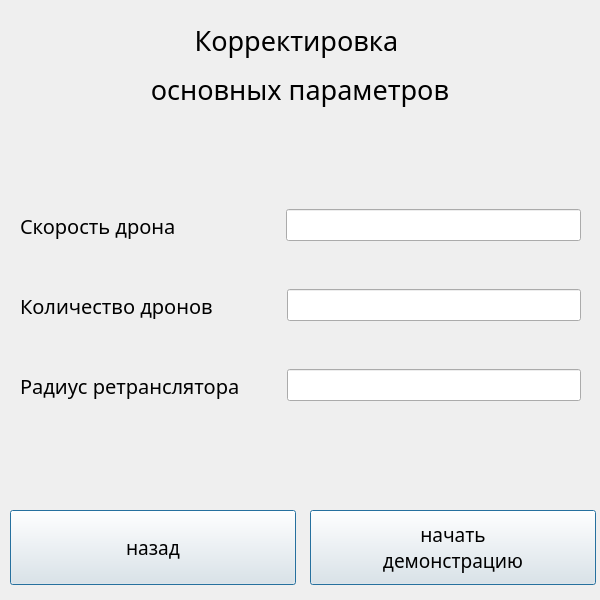
<?xml version="1.0" encoding="UTF-8"?>
<ui version="4.0">
 <class>SettingsWindow</class>
 <widget class="QMainWindow" name="SettingsWindow">
  <property name="geometry">
   <rect>
    <x>0</x>
    <y>0</y>
    <width>600</width>
    <height>600</height>
   </rect>
  </property>
  <property name="windowTitle">
   <string>MainWindow</string>
  </property>
  <property name="layoutDirection">
   <enum>Qt::LeftToRight</enum>
  </property>
  <property name="toolButtonStyle">
   <enum>Qt::ToolButtonIconOnly</enum>
  </property>
  <property name="tabShape">
   <enum>QTabWidget::Triangular</enum>
  </property>
  <widget class="QWidget" name="centralwidget">
   <widget class="QPushButton" name="button_start_demonstration">
    <property name="enabled">
     <bool>true</bool>
    </property>
    <property name="geometry">
     <rect>
      <x>310</x>
      <y>510</y>
      <width>286</width>
      <height>75</height>
     </rect>
    </property>
    <property name="font">
     <font>
      <family>Sitka Small</family>
      <pointsize>14</pointsize>
      <weight>50</weight>
      <italic>false</italic>
      <bold>false</bold>
     </font>
    </property>
    <property name="cursor">
     <cursorShape>ArrowCursor</cursorShape>
    </property>
    <property name="mouseTracking">
     <bool>false</bool>
    </property>
    <property name="focusPolicy">
     <enum>Qt::StrongFocus</enum>
    </property>
    <property name="contextMenuPolicy">
     <enum>Qt::PreventContextMenu</enum>
    </property>
    <property name="layoutDirection">
     <enum>Qt::LeftToRight</enum>
    </property>
    <property name="autoFillBackground">
     <bool>true</bool>
    </property>
    <property name="text">
     <string>начать
демонстрацию</string>
    </property>
    <property name="checkable">
     <bool>false</bool>
    </property>
    <property name="autoDefault">
     <bool>false</bool>
    </property>
    <property name="default">
     <bool>true</bool>
    </property>
    <property name="flat">
     <bool>false</bool>
    </property>
   </widget>
   <widget class="QPushButton" name="button_back">
    <property name="enabled">
     <bool>true</bool>
    </property>
    <property name="geometry">
     <rect>
      <x>10</x>
      <y>510</y>
      <width>286</width>
      <height>75</height>
     </rect>
    </property>
    <property name="font">
     <font>
      <family>Sitka Small</family>
      <pointsize>14</pointsize>
      <weight>50</weight>
      <italic>false</italic>
      <bold>false</bold>
     </font>
    </property>
    <property name="cursor">
     <cursorShape>ArrowCursor</cursorShape>
    </property>
    <property name="mouseTracking">
     <bool>false</bool>
    </property>
    <property name="focusPolicy">
     <enum>Qt::StrongFocus</enum>
    </property>
    <property name="contextMenuPolicy">
     <enum>Qt::PreventContextMenu</enum>
    </property>
    <property name="layoutDirection">
     <enum>Qt::LeftToRight</enum>
    </property>
    <property name="autoFillBackground">
     <bool>true</bool>
    </property>
    <property name="text">
     <string>назад</string>
    </property>
    <property name="checkable">
     <bool>false</bool>
    </property>
    <property name="autoDefault">
     <bool>false</bool>
    </property>
    <property name="default">
     <bool>true</bool>
    </property>
    <property name="flat">
     <bool>false</bool>
    </property>
   </widget>
   <widget class="QLabel" name="label_main">
    <property name="geometry">
     <rect>
      <x>75</x>
      <y>10</y>
      <width>450</width>
      <height>110</height>
     </rect>
    </property>
    <property name="font">
     <font>
      <family>Sitka</family>
     </font>
    </property>
    <property name="text">
     <string>&lt;html&gt;&lt;head/&gt;&lt;body&gt;&lt;p align=&quot;center&quot;&gt;&lt;span style=&quot; font-size:20pt;&quot;&gt;Корректировка &lt;/span&gt;&lt;/p&gt;&lt;p align=&quot;center&quot;&gt;&lt;span style=&quot; font-size:20pt;&quot;&gt;основных параметров&lt;/span&gt;&lt;/p&gt;&lt;/body&gt;&lt;/html&gt;</string>
    </property>
   </widget>
   <widget class="QWidget" name="horizontalLayoutWidget">
    <property name="geometry">
     <rect>
      <x>20</x>
      <y>190</y>
      <width>561</width>
      <height>71</height>
     </rect>
    </property>
    <layout class="QHBoxLayout" name="horizontalLayout_2">
     <item>
      <widget class="QLabel" name="label_speed">
       <property name="font">
        <font>
         <family>Sitka</family>
         <pointsize>15</pointsize>
        </font>
       </property>
       <property name="text">
        <string>Скорость дрона                    </string>
       </property>
      </widget>
     </item>
     <item>
      <widget class="QLineEdit" name="lineEdit_drone_speed">
       <property name="font">
        <font>
         <pointsize>15</pointsize>
        </font>
       </property>
       <property name="layoutDirection">
        <enum>Qt::RightToLeft</enum>
       </property>
       <property name="echoMode">
        <enum>QLineEdit::Normal</enum>
       </property>
       <property name="alignment">
        <set>Qt::AlignCenter</set>
       </property>
       <property name="dragEnabled">
        <bool>false</bool>
       </property>
      </widget>
     </item>
    </layout>
   </widget>
   <widget class="QWidget" name="horizontalLayoutWidget_2">
    <property name="geometry">
     <rect>
      <x>20</x>
      <y>270</y>
      <width>561</width>
      <height>71</height>
     </rect>
    </property>
    <layout class="QHBoxLayout" name="horizontalLayout_3">
     <item>
      <widget class="QLabel" name="label_n_drones">
       <property name="font">
        <font>
         <family>Sitka</family>
         <pointsize>15</pointsize>
        </font>
       </property>
       <property name="text">
        <string>Количество дронов             </string>
       </property>
      </widget>
     </item>
     <item>
      <widget class="QLineEdit" name="lineEdit_n_drones">
       <property name="font">
        <font>
         <pointsize>15</pointsize>
        </font>
       </property>
       <property name="layoutDirection">
        <enum>Qt::RightToLeft</enum>
       </property>
       <property name="echoMode">
        <enum>QLineEdit::Normal</enum>
       </property>
       <property name="alignment">
        <set>Qt::AlignCenter</set>
       </property>
      </widget>
     </item>
    </layout>
   </widget>
   <widget class="QWidget" name="horizontalLayoutWidget_3">
    <property name="geometry">
     <rect>
      <x>20</x>
      <y>350</y>
      <width>561</width>
      <height>71</height>
     </rect>
    </property>
    <layout class="QHBoxLayout" name="horizontalLayout_4">
     <item>
      <widget class="QLabel" name="label_radius">
       <property name="font">
        <font>
         <family>Sitka</family>
         <pointsize>15</pointsize>
        </font>
       </property>
       <property name="text">
        <string>Радиус ретранслятора        </string>
       </property>
      </widget>
     </item>
     <item>
      <widget class="QLineEdit" name="lineEdit_retransmission_radius">
       <property name="font">
        <font>
         <pointsize>15</pointsize>
        </font>
       </property>
       <property name="layoutDirection">
        <enum>Qt::RightToLeft</enum>
       </property>
       <property name="echoMode">
        <enum>QLineEdit::Normal</enum>
       </property>
       <property name="alignment">
        <set>Qt::AlignCenter</set>
       </property>
      </widget>
     </item>
    </layout>
   </widget>
  </widget>
 </widget>
 <resources/>
 <connections/>
</ui>
